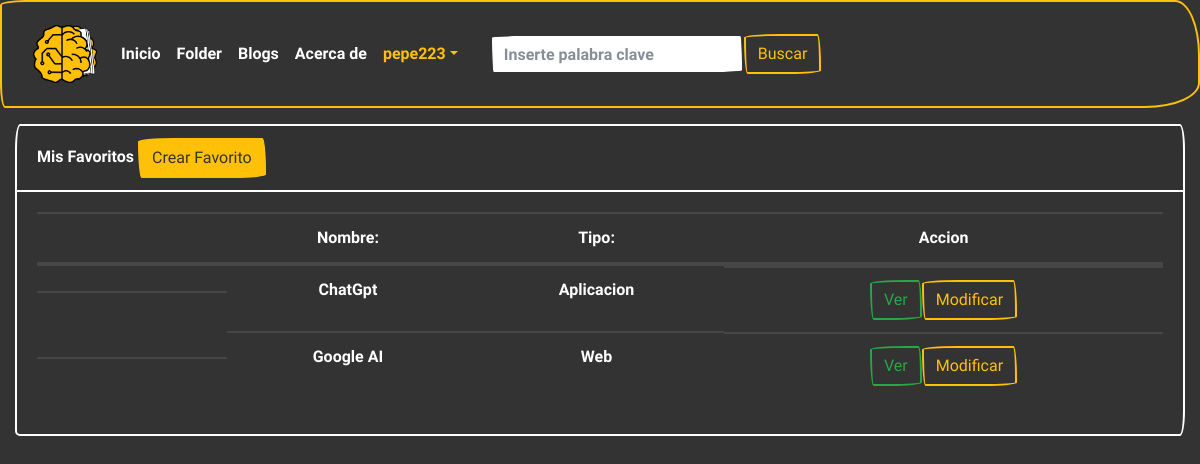
Page /mi_favs/ (signed in) on the earlier database version.
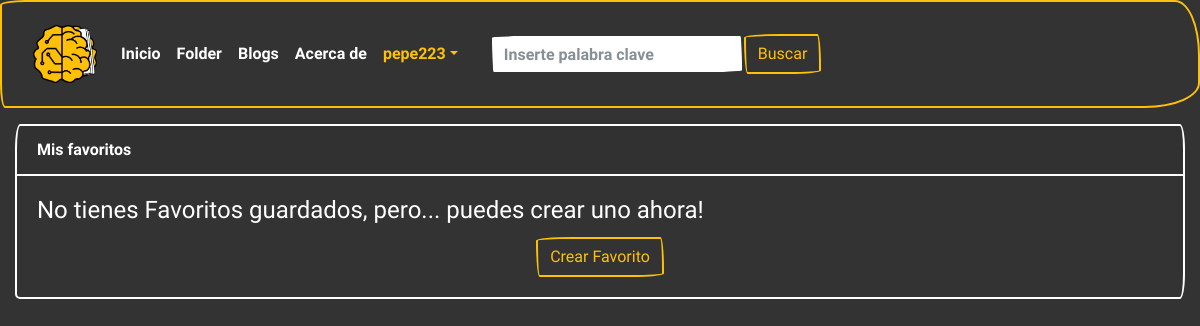
Same page on the later database version.
### folder/models.py (models this page shows, shortened)
class Fav(models.Model):
    nombre = models.CharField(max_length=100)
    tipo = models.CharField(
        max_length=20,
        choices=OPCIONES_TIPOS,
        default='Aplicacion'
    )
    descripcion = models.TextField(max_length=1000, default="")
    claves = models.CharField(max_length=100)
    url = models.URLField(max_length=250)
    user = models.ForeignKey(User, on_delete=models.CASCADE)
    imagen = models.URLField(max_length=250, default="")

### folder/views.py (the view)
# urls.py: path('mi_favs/', views.mi_favs, name='mi_favs'),
@login_required
def mi_favs(request):
    favs = Fav.objects.filter(user=request.user)
    return render(request, 'mi_favs.html', {"favs": favs})

### templates/mi_favs.html (shortened to what this page needs)
{% extends "base.html" %}
{% load crispy_forms_tags %}
{% load static %}
{% block contenido %}
<div class="container-fluid">
    <div class="row">
        <div class="col-lg-12">
            {% if favs %}
            <div class="card border-white bg-primary text-white mb-3">
                <div class="card-header">Mis Favoritos <a class="btn btn-warning text-primary"
                        href="{%url 'create_fav'%}">Crear
                        Favorito</a></div>
                <div class="card-body">
                    <table class="table table-fluid table-dark">
                        <thead>
                            <tr>
                                <th class="text-center" scope="col"></th>
                                <th class="text-center" scope="col">Nombre:</th>
                                <th class="text-center" scope="col">Tipo:</th>
                                <th class="text-center" scope="col">Accion</th>
                            </tr>
                        </thead>
                        <tbody>
                            {% for fav in favs %}
                            <tr>
                                <td class="d-flex d-flex justify-content-center">
                                </td>
                                <td class="text-center">{{fav.nombre}}</td>
                                <td class="text-center">{{fav.tipo}}</td>
                                <td class="d-flex justify-content-center ">
                                    <a href="{% url 'detail_fav' fav.id %}" class="btn btn-outline-success">Ver</a>
                                    <a href="{% url 'detail_mifav' fav.id %}"
                                        class="btn btn-outline-warning">Modificar</a>
                                </td>
                            </tr>
                            {% endfor %}
                        </tbody>
                    </table>
                </div>
            </div>
            {% else %}
            <div class="card text-white bg-primary border-white mb-3" style="max-width: 100rem;">
                <div class="card-header">Mis favoritos</div>
                <div class="card-body">
                    <h4 class="card-title">No tienes Favoritos guardados, pero... puedes crear uno ahora!</h4>
                    <div class="d-flex justify-content-center">
                        <a class="btn btn-outline-warning" href="{%url 'create_fav'%}">Crear Favorito</a>
                    </div>
                </div>
            </div>
            {% endif %}
        </div>
    </div>
</div>
</div>
{% endblock contenido %}

Differences in the rows shown:
removed Fav: nombre "ChatGpt", tipo "Aplicacion"
removed Fav: nombre "Google AI", tipo "Web"
Other differences:
text no longer shown: "Mis Favoritos Nombre: Tipo: Accion"
text now shown: "Mis favoritos No tienes Favoritos guardados, pero... puedes crear uno ahora!"
